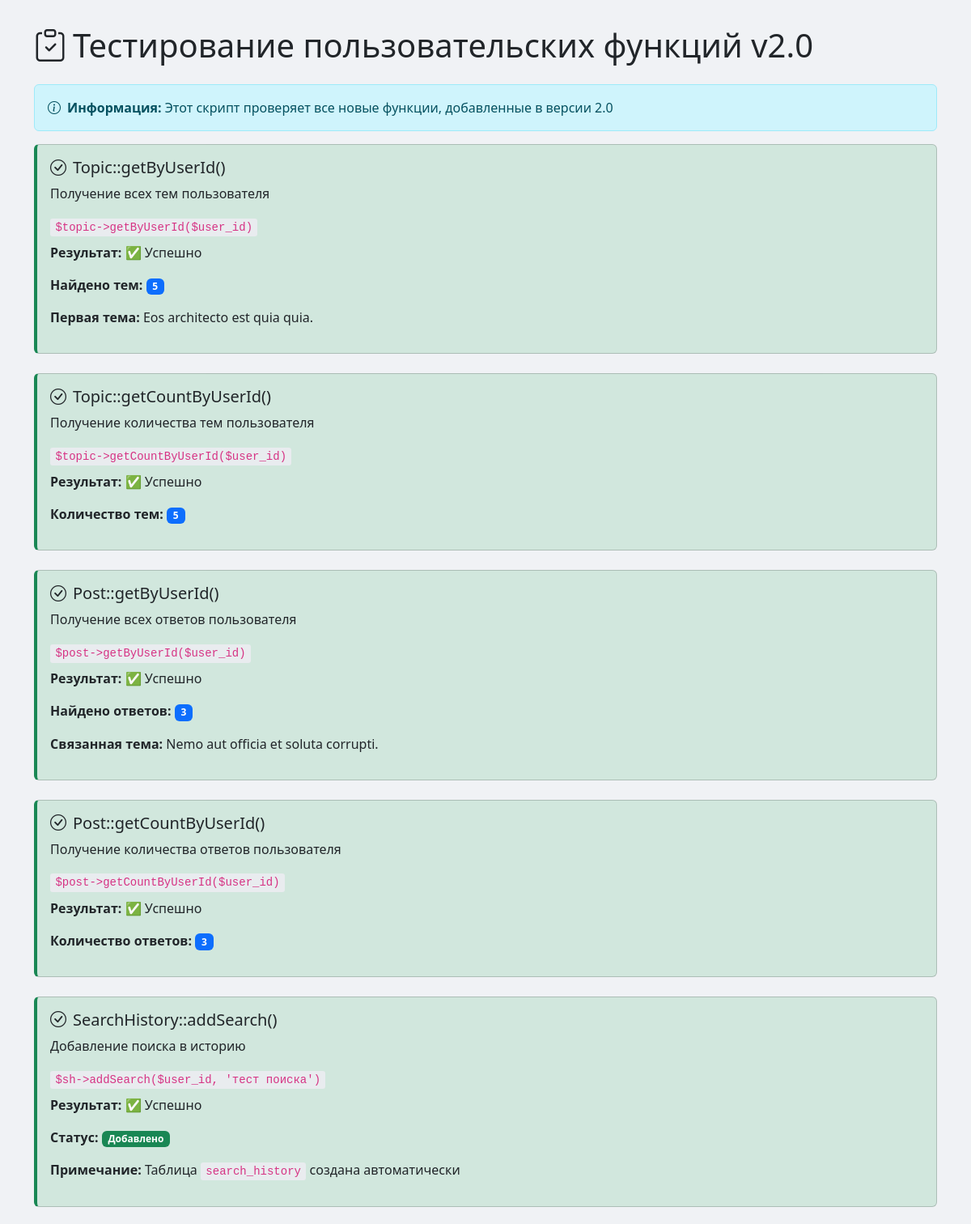
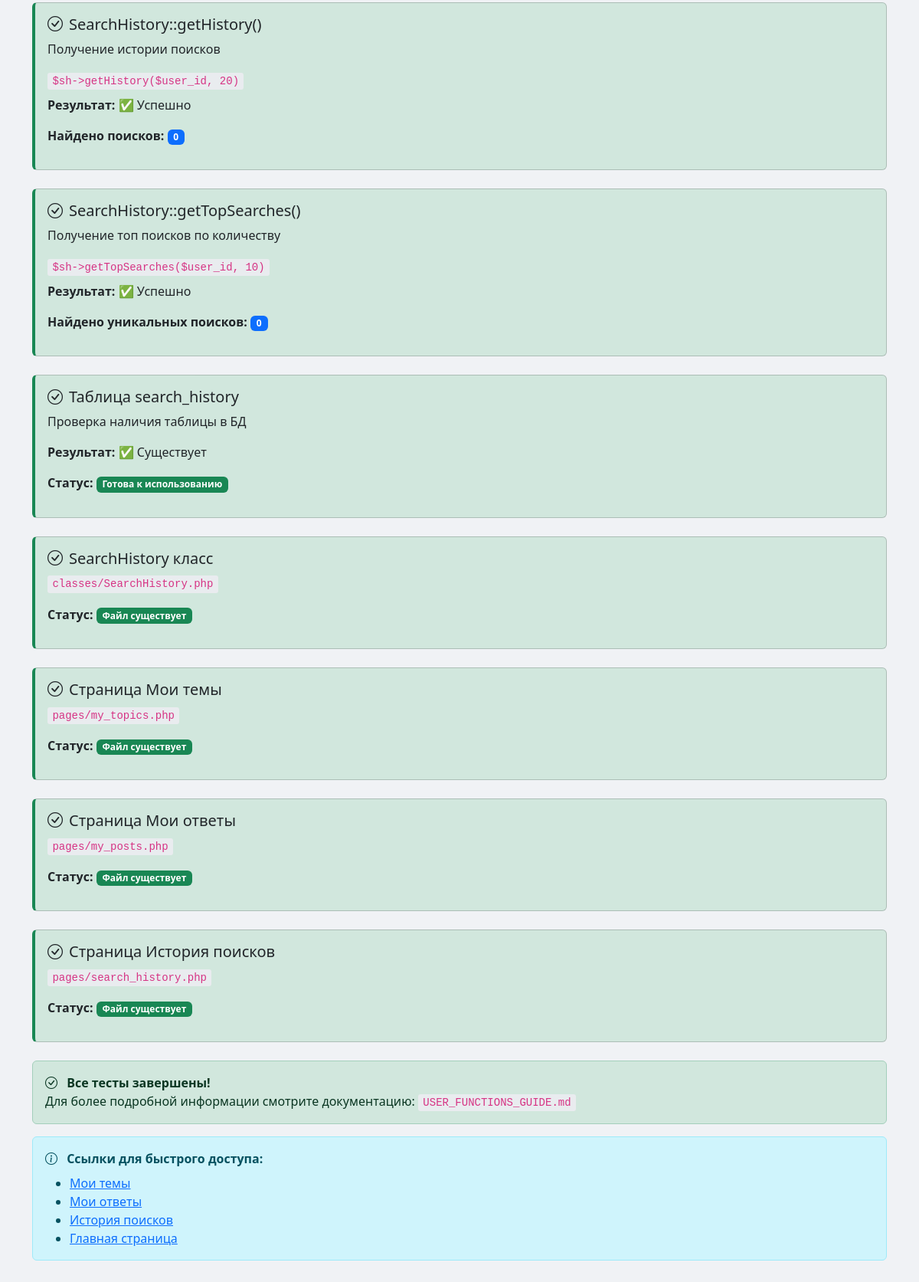
/test_user_functions.php, run on the app's committed database (2 pictures, top to bottom).
### tables this page shows
CREATE TABLE `topics` (
  `id` bigint(20) NOT NULL,
  `title` varchar(255) NOT NULL,
  `description` text,
  `author_id` bigint(20) DEFAULT NULL,
  `category_id` bigint(20) DEFAULT NULL,
  `created_at` timestamp NULL DEFAULT CURRENT_TIMESTAMP,
  `status` enum('open','closed','archived','draft') DEFAULT 'open',
  `is_pinned` tinyint(1) DEFAULT '0'
);

### test_user_functions.php (the view, shortened to what the rows shown need)
<?php
require_once __DIR__ . '/config/database.php';
require_once __DIR__ . '/classes/Topic.php';
require_once __DIR__ . '/classes/Post.php';
$db = new Database();
$conn = $db->getConnection();
$user_id = 1;
?>
<!DOCTYPE html>
<html lang="ru">
<head>
    <link href="https://cdn.jsdelivr.net/npm/bootstrap@5.3.3/dist/css/bootstrap.min.css" rel="stylesheet">
    <link href="https://cdn.jsdelivr.net/npm/bootstrap-icons@1.11.3/font/bootstrap-icons.min.css" rel="stylesheet">
</head>
<body>
<div class="container">
    <h1 class="mb-4"><i class="bi bi-clipboard-check me-2"></i>Тестирование пользовательских функций v2.0</h1>
    <?php
    try {
        $topic = new Topic($conn);
        $stmt = $topic->getByUserId($user_id);
        $topics = $stmt->fetchAll(PDO::FETCH_ASSOC);
        $count = count($topics);
        ?>
        <div class="card test-card test-pass">
            <div class="card-body">
                <div class="mt-2">
                    <p><strong>Результат:</strong> ✅ Успешно</p>
                    <p><strong>Найдено тем:</strong> <span class="badge bg-primary"><?= $count ?></span></p>
                    <?php if ($count > 0): ?>
                    <p><strong>Первая тема:</strong> <?= htmlspecialchars($topics[0]['title']) ?></p>
                    <?php endif; ?>
                </div>
            </div>
        </div>
        <?php
    } catch (Exception $e) {
        ?>
        <div class="card test-card test-fail">
            <div class="card-body">
                <h5 class="card-title"><i class="bi bi-x-circle me-2"></i>Topic::getByUserId()</h5>
                <p class="card-text">Ошибка: <?= htmlspecialchars($e->getMessage()) ?></p>
            </div>
        </div>
        <?php
    }
        ?>
        <?php
    try {
        $post = new Post($conn);
        $stmt = $post->getByUserId($user_id);
        $posts = $stmt->fetchAll(PDO::FETCH_ASSOC);
        $count = count($posts);
        ?>
        <div class="card test-card test-pass">
            <div class="card-body">
                <div class="mt-2">
                    <p><strong>Результат:</strong> ✅ Успешно</p>
                    <p><strong>Найдено ответов:</strong> <span class="badge bg-primary"><?= $count ?></span></p>
                    <?php if ($count > 0): ?>
                    <p><strong>Связанная тема:</strong> <?= htmlspecialchars($posts[0]['topic_title'] ?? 'N/A') ?></p>
                    <?php endif; ?>
                </div>
            </div>
        </div>
        <?php
    } catch (Exception $e) {
        ?>
        <div class="card test-card test-fail">
            <div class="card-body">
                <h5 class="card-title"><i class="bi bi-x-circle me-2"></i>Post::getByUserId()</h5>
                <p class="card-text">Ошибка: <?= htmlspecialchars($e->getMessage()) ?></p>
            </div>
        </div>
        <?php
    }
        ?>
</div>
</body>
</html>

### data on the page
topics: title "Eos architecto est quia quia."
topics: title "Nemo aut officia et soluta corrupti."

### other printed values
$count "5"
$count "3"
count($history) "0"
count($topSearches) "0"
$description "SearchHistory класс"
$file "classes/SearchHistory.php"
$description "Страница Мои темы"
$file "pages/my_topics.php"
$description "Страница Мои ответы"
$file "pages/my_posts.php"
$description "Страница История поисков"
$file "pages/search_history.php"
